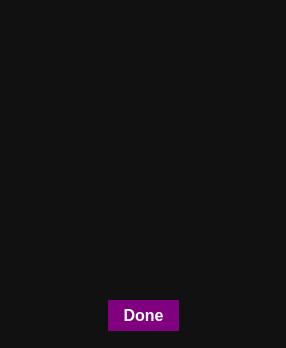
<?xml version="1.0" encoding="UTF-8"?>
<ui version="4.0">
 <class>Routine</class>
 <widget class="QWidget" name="Routine">
  <property name="geometry">
   <rect>
    <x>0</x>
    <y>0</y>
    <width>286</width>
    <height>348</height>
   </rect>
  </property>
  <property name="minimumSize">
   <size>
    <width>286</width>
    <height>348</height>
   </size>
  </property>
  <property name="maximumSize">
   <size>
    <width>286</width>
    <height>348</height>
   </size>
  </property>
  <property name="windowTitle">
   <string>Set Routine</string>
  </property>
  <property name="windowIcon">
   <iconset>
    <normaloff>imageformats/smines_favicon.png</normaloff>imageformats/smines_favicon.png</iconset>
  </property>
  <property name="styleSheet">
   <string notr="true">QWidget{
	background-color: rgb(17, 17, 17); 
	color:white;
	border: 0;
}

#Done {
	color: white;
	background-color: purple; 
	font-size:16px;
	font-weight:bold;
}</string>
  </property>
  <widget class="QPushButton" name="pushButton_6">
   <property name="geometry">
    <rect>
     <x>20</x>
     <y>90</y>
     <width>45</width>
     <height>45</height>
    </rect>
   </property>
   <property name="text">
    <string/>
   </property>
   <property name="icon">
    <iconset>
     <normaloff>imageformats/tileNewBig.png</normaloff>imageformats/tileNewBig.png</iconset>
   </property>
   <property name="iconSize">
    <size>
     <width>45</width>
     <height>45</height>
    </size>
   </property>
  </widget>
  <widget class="QPushButton" name="pushButton_8">
   <property name="geometry">
    <rect>
     <x>120</x>
     <y>90</y>
     <width>45</width>
     <height>45</height>
    </rect>
   </property>
   <property name="text">
    <string/>
   </property>
   <property name="icon">
    <iconset>
     <normaloff>imageformats/tileNewBig.png</normaloff>imageformats/tileNewBig.png</iconset>
   </property>
   <property name="iconSize">
    <size>
     <width>45</width>
     <height>45</height>
    </size>
   </property>
  </widget>
  <widget class="QPushButton" name="pushButton_17">
   <property name="geometry">
    <rect>
     <x>220</x>
     <y>190</y>
     <width>45</width>
     <height>45</height>
    </rect>
   </property>
   <property name="text">
    <string/>
   </property>
   <property name="icon">
    <iconset>
     <normaloff>imageformats/tileNewBig.png</normaloff>imageformats/tileNewBig.png</iconset>
   </property>
   <property name="iconSize">
    <size>
     <width>45</width>
     <height>45</height>
    </size>
   </property>
  </widget>
  <widget class="QPushButton" name="pushButton_19">
   <property name="geometry">
    <rect>
     <x>170</x>
     <y>190</y>
     <width>45</width>
     <height>45</height>
    </rect>
   </property>
   <property name="text">
    <string/>
   </property>
   <property name="icon">
    <iconset>
     <normaloff>imageformats/tileNewBig.png</normaloff>imageformats/tileNewBig.png</iconset>
   </property>
   <property name="iconSize">
    <size>
     <width>45</width>
     <height>45</height>
    </size>
   </property>
  </widget>
  <widget class="QPushButton" name="pushButton_10">
   <property name="geometry">
    <rect>
     <x>70</x>
     <y>90</y>
     <width>45</width>
     <height>45</height>
    </rect>
   </property>
   <property name="text">
    <string/>
   </property>
   <property name="icon">
    <iconset>
     <normaloff>imageformats/tileNewBig.png</normaloff>imageformats/tileNewBig.png</iconset>
   </property>
   <property name="iconSize">
    <size>
     <width>45</width>
     <height>45</height>
    </size>
   </property>
  </widget>
  <widget class="QPushButton" name="pushButton_23">
   <property name="geometry">
    <rect>
     <x>120</x>
     <y>240</y>
     <width>45</width>
     <height>45</height>
    </rect>
   </property>
   <property name="text">
    <string/>
   </property>
   <property name="icon">
    <iconset>
     <normaloff>imageformats/tileNewBig.png</normaloff>imageformats/tileNewBig.png</iconset>
   </property>
   <property name="iconSize">
    <size>
     <width>45</width>
     <height>45</height>
    </size>
   </property>
  </widget>
  <widget class="QPushButton" name="pushButton_12">
   <property name="geometry">
    <rect>
     <x>220</x>
     <y>140</y>
     <width>45</width>
     <height>45</height>
    </rect>
   </property>
   <property name="text">
    <string/>
   </property>
   <property name="icon">
    <iconset>
     <normaloff>imageformats/tileNewBig.png</normaloff>imageformats/tileNewBig.png</iconset>
   </property>
   <property name="iconSize">
    <size>
     <width>45</width>
     <height>45</height>
    </size>
   </property>
  </widget>
  <widget class="QPushButton" name="pushButton_2">
   <property name="geometry">
    <rect>
     <x>70</x>
     <y>40</y>
     <width>45</width>
     <height>45</height>
    </rect>
   </property>
   <property name="text">
    <string/>
   </property>
   <property name="icon">
    <iconset>
     <normaloff>imageformats/tileNewBig.png</normaloff>imageformats/tileNewBig.png</iconset>
   </property>
   <property name="iconSize">
    <size>
     <width>45</width>
     <height>45</height>
    </size>
   </property>
  </widget>
  <widget class="QPushButton" name="pushButton_15">
   <property name="geometry">
    <rect>
     <x>70</x>
     <y>140</y>
     <width>45</width>
     <height>45</height>
    </rect>
   </property>
   <property name="text">
    <string/>
   </property>
   <property name="icon">
    <iconset>
     <normaloff>imageformats/tileNewBig.png</normaloff>imageformats/tileNewBig.png</iconset>
   </property>
   <property name="iconSize">
    <size>
     <width>45</width>
     <height>45</height>
    </size>
   </property>
  </widget>
  <widget class="QPushButton" name="pushButton_13">
   <property name="geometry">
    <rect>
     <x>120</x>
     <y>140</y>
     <width>45</width>
     <height>45</height>
    </rect>
   </property>
   <property name="text">
    <string/>
   </property>
   <property name="icon">
    <iconset>
     <normaloff>imageformats/tileNewBig.png</normaloff>imageformats/tileNewBig.png</iconset>
   </property>
   <property name="iconSize">
    <size>
     <width>45</width>
     <height>45</height>
    </size>
   </property>
  </widget>
  <widget class="QPushButton" name="pushButton_9">
   <property name="geometry">
    <rect>
     <x>170</x>
     <y>90</y>
     <width>45</width>
     <height>45</height>
    </rect>
   </property>
   <property name="text">
    <string/>
   </property>
   <property name="icon">
    <iconset>
     <normaloff>imageformats/tileNewBig.png</normaloff>imageformats/tileNewBig.png</iconset>
   </property>
   <property name="iconSize">
    <size>
     <width>45</width>
     <height>45</height>
    </size>
   </property>
  </widget>
  <widget class="QPushButton" name="pushButton_22">
   <property name="geometry">
    <rect>
     <x>220</x>
     <y>240</y>
     <width>45</width>
     <height>45</height>
    </rect>
   </property>
   <property name="text">
    <string/>
   </property>
   <property name="icon">
    <iconset>
     <normaloff>imageformats/tileNewBig.png</normaloff>imageformats/tileNewBig.png</iconset>
   </property>
   <property name="iconSize">
    <size>
     <width>45</width>
     <height>45</height>
    </size>
   </property>
  </widget>
  <widget class="QPushButton" name="pushButton_4">
   <property name="geometry">
    <rect>
     <x>170</x>
     <y>40</y>
     <width>45</width>
     <height>45</height>
    </rect>
   </property>
   <property name="text">
    <string/>
   </property>
   <property name="icon">
    <iconset>
     <normaloff>imageformats/tileNewBig.png</normaloff>imageformats/tileNewBig.png</iconset>
   </property>
   <property name="iconSize">
    <size>
     <width>45</width>
     <height>45</height>
    </size>
   </property>
  </widget>
  <widget class="QPushButton" name="pushButton_18">
   <property name="geometry">
    <rect>
     <x>120</x>
     <y>190</y>
     <width>45</width>
     <height>45</height>
    </rect>
   </property>
   <property name="text">
    <string/>
   </property>
   <property name="icon">
    <iconset>
     <normaloff>imageformats/tileNewBig.png</normaloff>imageformats/tileNewBig.png</iconset>
   </property>
   <property name="iconSize">
    <size>
     <width>45</width>
     <height>45</height>
    </size>
   </property>
  </widget>
  <widget class="QPushButton" name="pushButton_24">
   <property name="geometry">
    <rect>
     <x>170</x>
     <y>240</y>
     <width>45</width>
     <height>45</height>
    </rect>
   </property>
   <property name="text">
    <string/>
   </property>
   <property name="icon">
    <iconset>
     <normaloff>imageformats/tileNewBig.png</normaloff>imageformats/tileNewBig.png</iconset>
   </property>
   <property name="iconSize">
    <size>
     <width>45</width>
     <height>45</height>
    </size>
   </property>
  </widget>
  <widget class="QPushButton" name="pushButton_25">
   <property name="geometry">
    <rect>
     <x>70</x>
     <y>240</y>
     <width>45</width>
     <height>45</height>
    </rect>
   </property>
   <property name="text">
    <string/>
   </property>
   <property name="icon">
    <iconset>
     <normaloff>imageformats/tileNewBig.png</normaloff>imageformats/tileNewBig.png</iconset>
   </property>
   <property name="iconSize">
    <size>
     <width>45</width>
     <height>45</height>
    </size>
   </property>
  </widget>
  <widget class="QLabel" name="label">
   <property name="geometry">
    <rect>
     <x>50</x>
     <y>5</y>
     <width>180</width>
     <height>26</height>
    </rect>
   </property>
   <property name="text">
    <string/>
   </property>
   <property name="pixmap">
    <pixmap>imageformats/smines.png</pixmap>
   </property>
  </widget>
  <widget class="QPushButton" name="pushButton_14">
   <property name="geometry">
    <rect>
     <x>170</x>
     <y>140</y>
     <width>45</width>
     <height>45</height>
    </rect>
   </property>
   <property name="text">
    <string/>
   </property>
   <property name="icon">
    <iconset>
     <normaloff>imageformats/tileNewBig.png</normaloff>imageformats/tileNewBig.png</iconset>
   </property>
   <property name="iconSize">
    <size>
     <width>45</width>
     <height>45</height>
    </size>
   </property>
  </widget>
  <widget class="QPushButton" name="pushButton_7">
   <property name="geometry">
    <rect>
     <x>220</x>
     <y>90</y>
     <width>45</width>
     <height>45</height>
    </rect>
   </property>
   <property name="text">
    <string/>
   </property>
   <property name="icon">
    <iconset>
     <normaloff>imageformats/tileNewBig.png</normaloff>imageformats/tileNewBig.png</iconset>
   </property>
   <property name="iconSize">
    <size>
     <width>45</width>
     <height>45</height>
    </size>
   </property>
  </widget>
  <widget class="QPushButton" name="pushButton">
   <property name="geometry">
    <rect>
     <x>20</x>
     <y>40</y>
     <width>45</width>
     <height>45</height>
    </rect>
   </property>
   <property name="text">
    <string/>
   </property>
   <property name="icon">
    <iconset>
     <normaloff>imageformats/tileNewBig.png</normaloff>imageformats/tileNewBig.png</iconset>
   </property>
   <property name="iconSize">
    <size>
     <width>45</width>
     <height>45</height>
    </size>
   </property>
  </widget>
  <widget class="QPushButton" name="pushButton_16">
   <property name="geometry">
    <rect>
     <x>20</x>
     <y>190</y>
     <width>45</width>
     <height>45</height>
    </rect>
   </property>
   <property name="text">
    <string/>
   </property>
   <property name="icon">
    <iconset>
     <normaloff>imageformats/tileNewBig.png</normaloff>imageformats/tileNewBig.png</iconset>
   </property>
   <property name="iconSize">
    <size>
     <width>45</width>
     <height>45</height>
    </size>
   </property>
  </widget>
  <widget class="QPushButton" name="Done">
   <property name="geometry">
    <rect>
     <x>108</x>
     <y>300</y>
     <width>71</width>
     <height>31</height>
    </rect>
   </property>
   <property name="font">
    <font>
     <pointsize>-1</pointsize>
     <weight>75</weight>
     <bold>true</bold>
    </font>
   </property>
   <property name="toolTip">
    <string>&lt;html&gt;&lt;head/&gt;&lt;body&gt;&lt;p&gt;&lt;span style=&quot; font-size:8pt; font-weight:400;&quot;&gt;Starts the Bot&lt;/span&gt;&lt;/p&gt;&lt;/body&gt;&lt;/html&gt;</string>
   </property>
   <property name="styleSheet">
    <string notr="true"/>
   </property>
   <property name="text">
    <string>Done</string>
   </property>
  </widget>
  <widget class="QPushButton" name="pushButton_20">
   <property name="geometry">
    <rect>
     <x>70</x>
     <y>190</y>
     <width>45</width>
     <height>45</height>
    </rect>
   </property>
   <property name="text">
    <string/>
   </property>
   <property name="icon">
    <iconset>
     <normaloff>imageformats/tileNewBig.png</normaloff>imageformats/tileNewBig.png</iconset>
   </property>
   <property name="iconSize">
    <size>
     <width>45</width>
     <height>45</height>
    </size>
   </property>
  </widget>
  <widget class="QPushButton" name="pushButton_5">
   <property name="geometry">
    <rect>
     <x>220</x>
     <y>40</y>
     <width>45</width>
     <height>45</height>
    </rect>
   </property>
   <property name="text">
    <string/>
   </property>
   <property name="icon">
    <iconset>
     <normaloff>imageformats/tileNewBig.png</normaloff>imageformats/tileNewBig.png</iconset>
   </property>
   <property name="iconSize">
    <size>
     <width>45</width>
     <height>45</height>
    </size>
   </property>
  </widget>
  <widget class="QPushButton" name="pushButton_3">
   <property name="geometry">
    <rect>
     <x>120</x>
     <y>40</y>
     <width>45</width>
     <height>45</height>
    </rect>
   </property>
   <property name="text">
    <string/>
   </property>
   <property name="icon">
    <iconset>
     <normaloff>imageformats/tileNewBig.png</normaloff>imageformats/tileNewBig.png</iconset>
   </property>
   <property name="iconSize">
    <size>
     <width>45</width>
     <height>45</height>
    </size>
   </property>
  </widget>
  <widget class="QPushButton" name="pushButton_21">
   <property name="geometry">
    <rect>
     <x>20</x>
     <y>240</y>
     <width>45</width>
     <height>45</height>
    </rect>
   </property>
   <property name="text">
    <string/>
   </property>
   <property name="icon">
    <iconset>
     <normaloff>imageformats/tileNewBig.png</normaloff>imageformats/tileNewBig.png</iconset>
   </property>
   <property name="iconSize">
    <size>
     <width>45</width>
     <height>45</height>
    </size>
   </property>
  </widget>
  <widget class="QPushButton" name="pushButton_11">
   <property name="geometry">
    <rect>
     <x>20</x>
     <y>140</y>
     <width>45</width>
     <height>45</height>
    </rect>
   </property>
   <property name="text">
    <string/>
   </property>
   <property name="icon">
    <iconset>
     <normaloff>imageformats/tileNewBig.png</normaloff>imageformats/tileNewBig.png</iconset>
   </property>
   <property name="iconSize">
    <size>
     <width>45</width>
     <height>45</height>
    </size>
   </property>
  </widget>
 </widget>
 <resources/>
 <connections/>
</ui>
